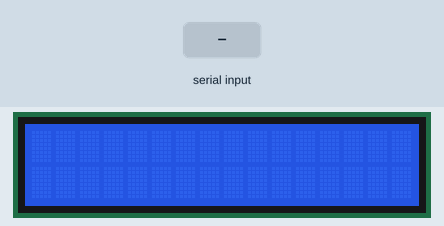
Bench run of a sketch on a simulated Arduino Uno, built with avr-gcc and run on an emulated ATmega328P. On the bench: 16×2 character LCD. The inputs (shaded band) are chosen by the test bench. What the sketch prints to the serial monitor is not drawn.

Above: at 1.2 s.
1.3 s: "1" received over Serial
At 1.6 s:
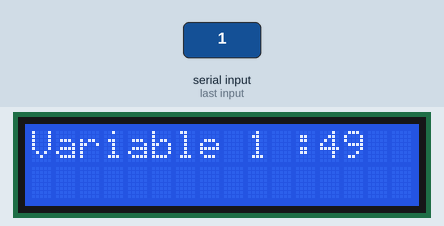
2.8 s: "0" received over Serial
At 3.9 s:
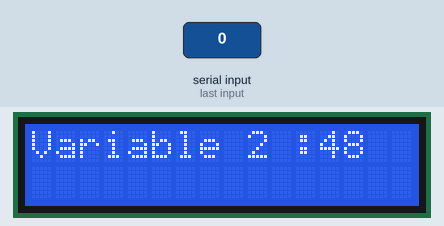
4.3 s: "2" received over Serial
At 5.1 s:
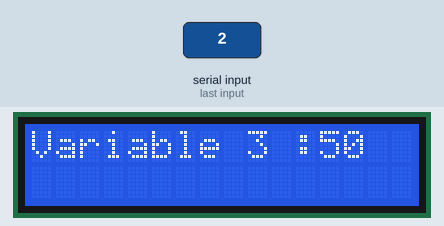
Timing chart, 0 to 7.3 s (numbered marks = the images above; inputs shaded):
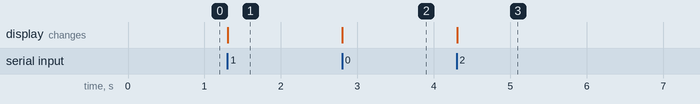

The sketch:

copy_of_glorious_stantia_kasi2.ino
```cpp
#include <SoftwareSerial.h>

#include <LiquidCrystal.h>
#define COLS 16 // Columnas del LCD
#define ROWS 2 // Filas del LCD
#include <EEPROM.h>


//Texto a mostrar
String texto ="";


int incomingByte = 0; // for incoming serial data

int cont = 1; //Contador de las variables


//Inicializar la libreria con los pines indicados
LiquidCrystal lcd(12, 11, 5, 4, 3, 2);

// C++ code
//
void setup()
{
  Serial.begin(9600);


  // Configuramos las filas y las columnas del LCD en este caso 16 columnas y 2 filas
  lcd.begin(COLS, ROWS);
}

void loop()
{
  if (Serial.available() > 0) {
    //Limpiar LCD
    lcd.clear();


    // read the incoming byte:
    incomingByte = Serial.read();


    //Asignar valor a la variable
    texto = "Variable ";
    texto += cont;
    cont = cont + 1;
    texto += " :";
    texto += incomingByte;

    // Imprimir por Serial
    Serial.println(texto);


    //Imprimir en LCD
    lcd.print(texto);


    texto = "";
    if (cont == 5)
    {
      cont = 1;
    }
    delay(1000);

  }
}
```

Measured:
- after the input at 1.3 s, the display: changes at once (image 1)
- after the input at 2.8 s, the display: changes at once (image 2)
- after the input at 4.3 s, the display: changes at once (image 3)
